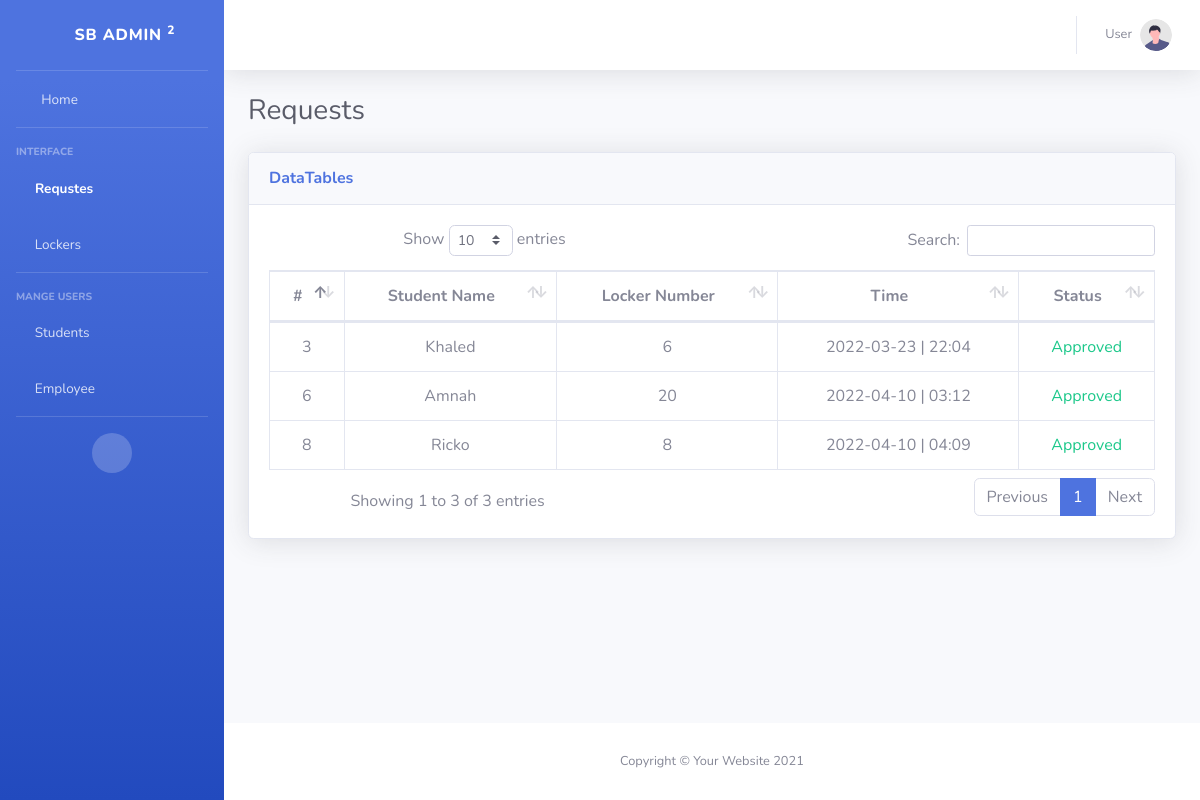
The app's page /app/dashboard/requstes.php (signed in) with its own data.
### tables this page shows
CREATE TABLE `booking` (
  `id` int(11) NOT NULL,
  `student_id` int(11) NOT NULL,
  `locker_id` int(11) NOT NULL,
  `employee_id` int(11) DEFAULT NULL,
  `approved` varchar(25) DEFAULT 'Pending',
  `time_on` int(25) NOT NULL
);

CREATE TABLE `students` (
  `id` int(11) NOT NULL,
  `name` varchar(225) NOT NULL,
  `phone_number` varchar(225) NOT NULL,
  `username` varchar(225) NOT NULL,
  `password` varchar(225) NOT NULL
);

### app/dashboard/requstes.php (the view, shortened to what this page needs)
<?php
include "../inc/conf.php";
function finduserbyid($id){
    global $conn;
    $stuent = $conn->query("SELECT * FROM `students` where id = $id")->fetch();
    if(!empty($stuent)):
        return $stuent['name'];
    else:
        return "Unknown";
    endif;
}
function status($arg){
    if($arg == "Approve"){
        return  "<span class='text-success'>Approved</span>";
    }else{
        return "<span class='text-secondary'>Pending</span>";
    }
}
$booking = $conn->query("SELECT * FROM `booking`")->fetchAll();
?>
<!DOCTYPE html>
<html lang="en">
<head>
    <link href="vendor/fontawesome-free/css/all.min.css" rel="stylesheet" type="text/css">
    <link href="css/sb-admin-2.min.css" rel="stylesheet">
    <link href="vendor/datatables/dataTables.bootstrap4.min.css" rel="stylesheet">
</head>
<body id="page-top">
    <div id="wrapper">
        <?php include "header.php" ?>
        <div id="content-wrapper" class="d-flex flex-column">
            <div id="content">
                <nav class="navbar navbar-expand navbar-light bg-white topbar mb-4 static-top shadow">
                    <ul class="navbar-nav ml-auto">
                        <li class="nav-item dropdown no-arrow">
                            <a class="nav-link dropdown-toggle" href="#" id="userDropdown" role="button"
                                data-toggle="dropdown" aria-haspopup="true" aria-expanded="false">
                                <span class="mr-2 d-none d-lg-inline text-gray-600 small">User</span>
                                <img class="img-profile rounded-circle"
                                    src="img/undraw_profile.svg">
                            </a>
                        </li>
                    </ul>
                </nav>
                <div class="container-fluid">
                    <div class="d-sm-flex align-items-center justify-content-between mb-4">
                        <h1 class="h3 mb-0 text-gray-800">Requests</h1>
                    </div>
            <div class="card shadow mb-4">
            <div class="card-header py-3">
              <h6 class="m-0 font-weight-bold text-primary">DataTables</h6>
            </div>
            <div class="card-body">
              <div class="table-responsive text-center" >
                <table class="table table-bordered" id="dataTable" width="100%" cellspacing="0">
                  <thead>
                    <tr>
                      <th>#</th>
                      <th>Student Name</th>
                      <th>Locker Number</th>
                      <th>Time</th>
                      <th>Status</th>
                    </tr>
                  </thead>
                  <tbody>
                      <?php
                      $i=1;
                      foreach($booking as $val):
                      ?>
                    <tr>
                      <td><?=$val['id']?></td>
                      <td><?=finduserbyid($val['student_id'])?></td>
                      <td><?=$val['locker_id']?></td>
                      <td><?=date('Y-m-d | H:i', $val['time_on'])?></td>
                      <td><?=status($val['approved'])?></td>
                    </tr>
                    <?php $i++; endforeach; ?>
                  </tbody>
                </table>
              </div>
            </div>
          </div>
                </div>
            </div>
            <footer class="sticky-footer bg-white">
                <div class="container my-auto">
                    <div class="copyright text-center my-auto">
                        <span>Copyright &copy; Your Website 2021</span>
                    </div>
                </div>
            </footer>
        </div>
    </div>
</body>
</html>

### app/dashboard/header.php (shortened to what this page needs)
<?php
 $path = parse_url($_SERVER['REQUEST_URI'], PHP_URL_PATH);
 $pagename = basename($path, ".php");
?>
 <ul class="navbar-nav bg-gradient-primary sidebar sidebar-dark accordion" id="accordionSidebar">
     <a class="sidebar-brand d-flex align-items-center justify-content-center" href="index.php">
         <div class="sidebar-brand-icon rotate-n-15">
             <i class="fas fa-laugh-wink"></i>
         </div>
         <div class="sidebar-brand-text mx-3">SB Admin <sup>2</sup></div>
     </a>
     <hr class="sidebar-divider my-0">
     <li class="nav-item <?php if($pagename == 'index'){echo 'active';} ?>">
         <a class="nav-link" href="index.php">
             <i class="fas fa-fw fa-tachometer-alt"></i>
             <span>Home</span></a>
     </li>
     <hr class="sidebar-divider">
     <div class="sidebar-heading">
         Interface
     </div>
     <li class="nav-item <?php if($pagename == 'requstes'){echo 'active';} ?>">
         <a class="nav-link" href="requstes.php">
             <i class="fas fa-archive"></i>
             <span>Requstes</span></a>
     </li>
     <li class="nav-item <?php if($pagename == 'locker'){echo 'active';} ?>">
         <a class="nav-link" href="locker.php">
             <i class="fas fa-door-closed"></i>
             <span>Lockers</span></a>
     </li>
     <hr class="sidebar-divider">
     <div class="sidebar-heading">
         Mange Users
     </div>
     <li class="nav-item <?php if($pagename == 'students'){echo 'active';} ?>">
         <a class="nav-link" href="students.php">
             <i class="fas fa-users"></i>
             <span>Students</span></a>
     </li>
     <li class="nav-item <?php if($pagename == 'employee'){echo 'active';} ?>">
         <a class="nav-link" href="employee.php">
             <i class="fas fa-user-tie"></i>
             <span>Employee</span></a>
     </li>
     <hr class="sidebar-divider d-none d-md-block">
     <div class="text-center d-none d-md-inline">
         <button class="rounded-circle border-0" id="sidebarToggle"></button>
     </div>
 </ul>

### records on screen
booking: id "3", student.name "Khaled", locker "6", time_on "2022-03-23 | 22:04", approved "Approved"
booking: id "6", student.name "Amnah", locker "20", time_on "2022-04-10 | 03:12", approved "Approved"
booking: id "8", student.name "Ricko", locker "8", time_on "2022-04-10 | 04:09", approved "Approved"
